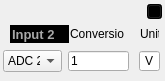
                <widget class="QFrame" name="gridFrame_2">
                 <property name="sizePolicy">
                  <sizepolicy hsizetype="Fixed" vsizetype="Minimum">
                   <horstretch>0</horstretch>
                   <verstretch>0</verstretch>
                  </sizepolicy>
                 </property>
                 <property name="minimumSize">
                  <size>
                   <width>165</width>
                   <height>0</height>
                  </size>
                 </property>
                 <property name="maximumSize">
                  <size>
                   <width>165</width>
                   <height>16777215</height>
                  </size>
                 </property>
                 <property name="styleSheet">
                  <string notr="true">#gridFrame_2{
border: 1px solid rgb(168,168,168)
}</string>
                 </property>
                 <widget class="QLineEdit" name="lineEdit_Input2Name">
                  <property name="geometry">
                   <rect>
                    <x>10</x>
                    <y>25</y>
                    <width>59</width>
                    <height>18</height>
                   </rect>
                  </property>
                  <property name="sizePolicy">
                   <sizepolicy hsizetype="Fixed" vsizetype="Fixed">
                    <horstretch>0</horstretch>
                    <verstretch>0</verstretch>
                   </sizepolicy>
                  </property>
                  <property name="maximumSize">
                   <size>
                    <width>59</width>
                    <height>16777215</height>
                   </size>
                  </property>
                  <property name="font">
                   <font>
                    <pointsize>10</pointsize>
                    <weight>75</weight>
                    <bold>true</bold>
                   </font>
                  </property>
                  <property name="toolTip">
                   <string>Click to edit name</string>
                  </property>
                  <property name="styleSheet">
                   <string notr="true">#lineEdit_Input2Name{
background: black;
border: none;
color: rgb(168,168,168)
}</string>
                  </property>
                  <property name="text">
                   <string>Input 2</string>
                  </property>
                 </widget>
                 <widget class="QComboBox" name="comboBox_Input2">
                  <property name="geometry">
                   <rect>
                    <x>3</x>
                    <y>50</y>
                    <width>59</width>
                    <height>22</height>
                   </rect>
                  </property>
                  <property name="minimumSize">
                   <size>
                    <width>59</width>
                    <height>22</height>
                   </size>
                  </property>
                  <property name="maximumSize">
                   <size>
                    <width>59</width>
                    <height>22</height>
                   </size>
                  </property>
                  <property name="currentIndex">
                   <number>1</number>
                  </property>
                  <item>
                   <property name="text">
                    <string>ADC 1</string>
                   </property>
                  </item>
                  <item>
                   <property name="text">
                    <string>ADC 2</string>
                   </property>
                  </item>
                  <item>
                   <property name="text">
                    <string>ADC 3</string>
                   </property>
                  </item>
                  <item>
                   <property name="text">
                    <string>ADC 4</string>
                   </property>
                  </item>
                  <item>
                   <property name="text">
                    <string>ADC 5</string>
                   </property>
                  </item>
                  <item>
                   <property name="text">
                    <string>ADC 6</string>
                   </property>
                  </item>
                  <item>
                   <property name="text">
                    <string>ADC 7</string>
                   </property>
                  </item>
                  <item>
                   <property name="text">
                    <string>ADC 8</string>
                   </property>
                  </item>
                 </widget>
                 <widget class="QLabel" name="label_Basename_7">
                  <property name="geometry">
                   <rect>
                    <x>70</x>
                    <y>26</y>
                    <width>54</width>
                    <height>16</height>
                   </rect>
                  </property>
                  <property name="styleSheet">
                   <string notr="true">#label_Basename{
color: rgb(168, 168, 168)
}</string>
                  </property>
                  <property name="text">
                   <string>Conversion</string>
                  </property>
                 </widget>
                 <widget class="QLineEdit" name="lineEdit_Input2Conversion">
                  <property name="geometry">
                   <rect>
                    <x>68</x>
                    <y>51</y>
                    <width>61</width>
                    <height>20</height>
                   </rect>
                  </property>
                  <property name="minimumSize">
                   <size>
                    <width>61</width>
                    <height>20</height>
                   </size>
                  </property>
                  <property name="maximumSize">
                   <size>
                    <width>61</width>
                    <height>20</height>
                   </size>
                  </property>
                  <property name="toolTip">
                   <string>&lt;html&gt;&lt;head/&gt;&lt;body&gt;&lt;p&gt;volts / conversion_factor= units&lt;/p&gt;&lt;/body&gt;&lt;/html&gt;</string>
                  </property>
                  <property name="styleSheet">
                   <string notr="true"/>
                  </property>
                  <property name="text">
                   <string>1</string>
                  </property>
                 </widget>
                 <widget class="QLabel" name="label_Basename_8">
                  <property name="geometry">
                   <rect>
                    <x>140</x>
                    <y>26</y>
                    <width>19</width>
                    <height>16</height>
                   </rect>
                  </property>
                  <property name="styleSheet">
                   <string notr="true">#label_Basename{
color: rgb(168, 168, 168)
}</string>
                  </property>
                  <property name="text">
                   <string>Unit</string>
                  </property>
                 </widget>
                 <widget class="QLineEdit" name="lineEdit_Input2Unit">
                  <property name="geometry">
                   <rect>
                    <x>139</x>
                    <y>51</y>
                    <width>21</width>
                    <height>20</height>
                   </rect>
                  </property>
                  <property name="minimumSize">
                   <size>
                    <width>21</width>
                    <height>20</height>
                   </size>
                  </property>
                  <property name="maximumSize">
                   <size>
                    <width>21</width>
                    <height>20</height>
                   </size>
                  </property>
                  <property name="styleSheet">
                   <string notr="true"/>
                  </property>
                  <property name="text">
                   <string>V</string>
                  </property>
                  <property name="alignment">
                   <set>Qt::AlignCenter</set>
                  </property>
                 </widget>
                 <widget class="QPushButton" name="pushButton_RemoveInput2">
                  <property name="enabled">
                   <bool>true</bool>
                  </property>
                  <property name="geometry">
                   <rect>
                    <x>147</x>
                    <y>4</y>
                    <width>15</width>
                    <height>15</height>
                   </rect>
                  </property>
                  <property name="sizePolicy">
                   <sizepolicy hsizetype="Fixed" vsizetype="Fixed">
                    <horstretch>0</horstretch>
                    <verstretch>0</verstretch>
                   </sizepolicy>
                  </property>
                  <property name="styleSheet">
                   <string notr="true">#pushButton_RemoveInput2{
image:url(:/nSOTScanner/Pictures/tab_close.png);
background: black;
}

#pushButton_RemoveInput2:hover{
background: gray;
}</string>
                  </property>
                  <property name="text">
                   <string/>
                  </property>
                  <property name="iconSize">
                   <size>
                    <width>16</width>
                    <height>16</height>
                   </size>
                  </property>
                 </widget>
                </widget>
